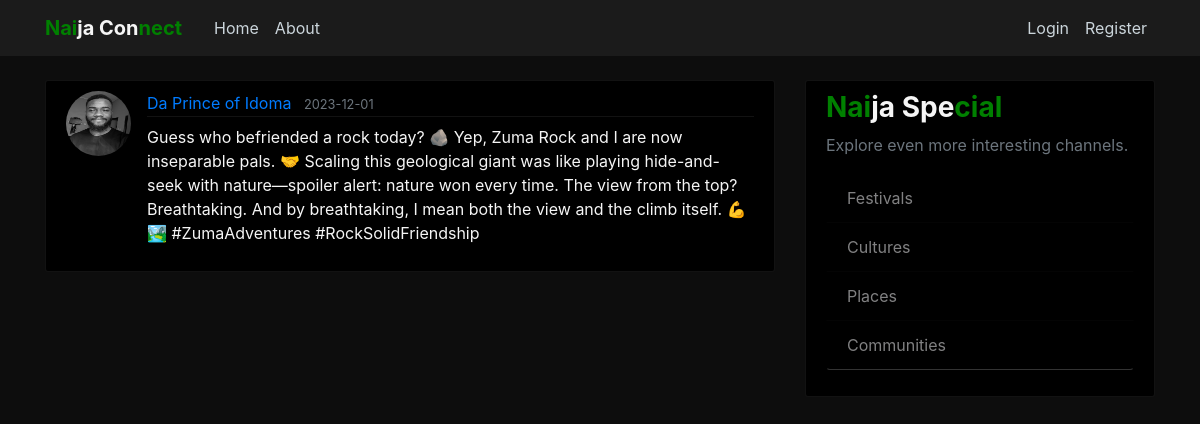
Screenshot of /post/2 with the database file from the repository.
### application/models.py (models this page shows, shortened)
class User(db.Model, UserMixin):
    id = db.Column(db.Integer, primary_key=True)
    username = db.Column(db.String(20), unique=True, nullable=False)
    email = db.Column(db.String(50), unique=True, nullable=False)
    bio = db.Column(db.String(1000), default='Bio')
    image_file = db.Column(db.String(20), nullable=False, default='default.jpg')
    password = db.Column(db.String(60), nullable=False)
    state = db.Column(db.String(60), nullable=False)
    post = db.relationship('Post', backref='author', lazy=True)

class Post(db.Model):
    id = db.Column(db.Integer, primary_key=True)
    title = db.Column(db.String(100), nullable=False)
    date_posted = db.Column(db.DateTime, nullable=False, default=datetime.utcnow)
    content = db.Column(db.Text, nullable=False)
    user_id = db.Column(db.Integer, db.ForeignKey('user.id'), nullable=False)

### application/posts/routes.py (the view)
@posts.route("/post/<int:post_id>")
def post(post_id):
    post = Post.query.get_or_404(post_id)
    return render_template('post.html', title=post.title, post=post)

### application/templates/post.html (shortened to what this page needs)
{% extends "layout.html" %}
{% block content %}
  <article class="media content-section">
    <a href="{{ url_for('users.user_account', username=post.author.username) }}"><img class="rounded-circle article-img" src="{{ url_for('static', filename='profile_pics/' + post.author.image_file) }}"></a>
    <div class="media-body">
      <div class="article-metadata">
        <a class="mr-2" href="{{ url_for('users.user_posts', username=post.author.username) }}">{{ post.author.username }}</a>
        <small class="text-muted">{{ post.date_posted.strftime('%Y-%m-%d') }}</small>
      </div>
      <p class="article-content">{{ post.content }}</p>
    </div>
  </article>
{% endblock content %}

### application/static/main.css (style rules this page uses)
body { background: rgba(0, 0, 0, 0.95); color: whitesmoke; margin-top: 5rem; }
.content-section { background: rgba(0, 0, 0, 1); padding: 10px 20px; border: 1px solid rgba(128, 128, 128, 0.137); border-radius: 3px; margin-bottom: 20px; color: whitesmoke; }
.article-content { white-space: pre-line; }
.article-img { height: 65px; width: 65px; margin-right: 16px; }
.article-metadata { padding-bottom: 1px; margin-bottom: 4px; border-bottom: 1px solid rgba(128, 128, 128, 0.137); }

### rows the page displays
User: image_file (picture), author.username "Da Prince of Idoma"
Post: date_posted "2023-12-01", content "Guess who befriended a rock today? 🪨 Yep, Zuma Rock and I are now inseparable pals. 🤝 Scaling this geological giant was like playing hide-and-seek with nature—spoiler alert: nature won every time. The view from the top? Breathtaking. And by breathtaking, I mean both the view and the climb itself. 💪🏞️ #ZumaAdventures #RockSolidFriendship"
